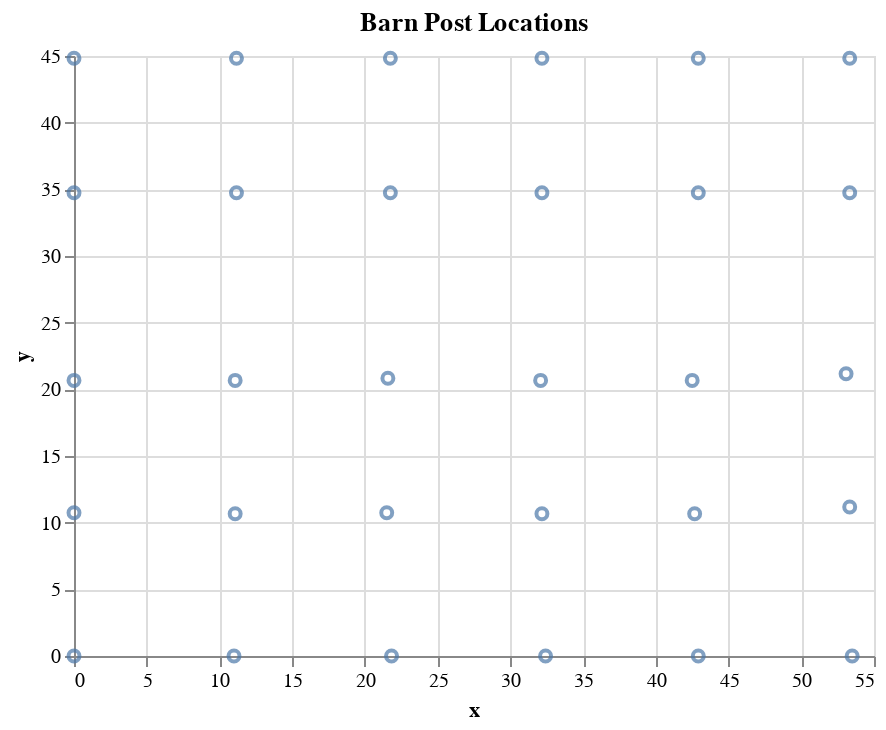

Notebook cell for this chart:
### Code cell
barns=alt.Chart(barn).mark_point().encode(
    x='x',
    y='y',
    tooltip=['x','y']
).properties(title='Barn Post Locations')

### Figure 1 — Vega-Lite specification as saved in the notebook (floating-point values rounded to 4 significant figures)
{"$schema": "https://vega.github.io/schema/vega-lite/v2.6.0.json", "config": {"view": {"height": 300, "width": 400}}, "data": {"name": "data-befa2bce1a62166f5a247a0fb9251ed7"}, "datasets": {"data-befa2bce1a62166f5a247a0fb9251ed7": [{"x": 0, "y": 0}, {"x": 11, "y": 0}, {"x": 21.83, "y": 0}, {"x": 32.42, "y": 0}, {"x": 42.92, "y": 0}, {"x": 53.5, "y": 0}, {"x": 0, "y": 10.75}, {"x": 11.08, "y": 10.67}, {"x": 21.5, "y": 10.75}, {"x": 32.17, "y": 10.67}, {"x": 42.67, "y": 10.67}, {"x": 53.33, "y": 11.17}, {"x": 0, "y": 20.67}, {"x": 11.08, "y": 20.67}, {"x": 21.58, "y": 20.83}, {"x": 32.08, "y": 20.67}, {"x": 42.5, "y": 20.67}, {"x": 53.08, "y": 21.17}, {"x": 0, "y": 34.75}, {"x": 11.17, "y": 34.75}, {"x": 21.75, "y": 34.75}, {"x": 32.17, "y": 34.75}, {"x": 42.92, "y": 34.75}, {"x": 53.33, "y": 34.75}, {"x": 0, "y": 44.83}, {"x": 11.17, "y": 44.83}, {"x": 21.75, "y": 44.83}, {"x": 32.17, "y": 44.83}, {"x": 42.92, "y": 44.83}, {"x": 53.33, "y": 44.83}]}, "encoding": {"tooltip": [{"field": "x", "type": "quantitative"}, {"field": "y", "type": "quantitative"}], "x": {"field": "x", "type": "quantitative"}, "y": {"field": "y", "type": "quantitative"}}, "mark": "point", "title": "Barn Post Locations"}
